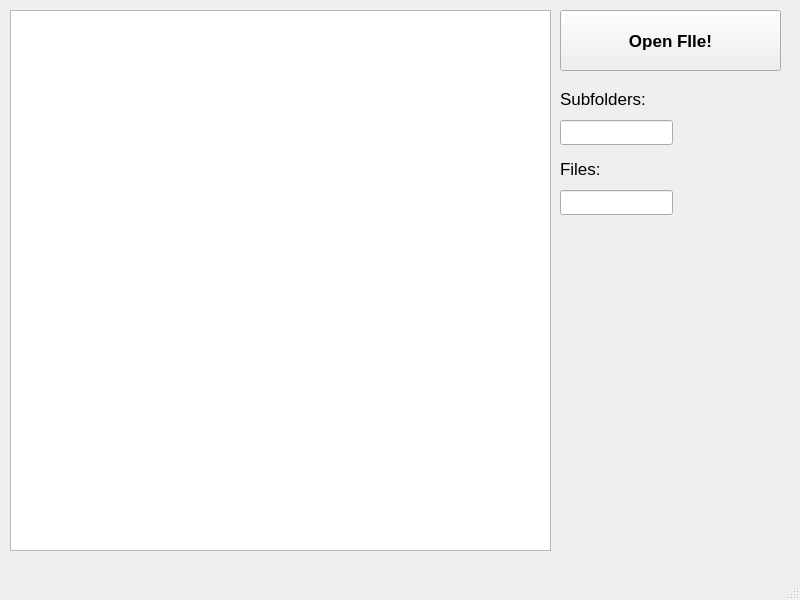
<?xml version="1.0" encoding="UTF-8"?>
<ui version="4.0">
 <class>MainWindow</class>
 <widget class="QMainWindow" name="MainWindow">
  <property name="geometry">
   <rect>
    <x>0</x>
    <y>0</y>
    <width>800</width>
    <height>600</height>
   </rect>
  </property>
  <property name="windowTitle">
   <string>MainWindow</string>
  </property>
  <widget class="QWidget" name="centralwidget">
   <widget class="QPushButton" name="openFileButton">
    <property name="geometry">
     <rect>
      <x>560</x>
      <y>10</y>
      <width>221</width>
      <height>61</height>
     </rect>
    </property>
    <property name="font">
     <font>
      <pointsize>13</pointsize>
      <bold>true</bold>
     </font>
    </property>
    <property name="text">
     <string>Open FIle!</string>
    </property>
   </widget>
   <widget class="QLabel" name="label">
    <property name="geometry">
     <rect>
      <x>560</x>
      <y>90</y>
      <width>91</width>
      <height>17</height>
     </rect>
    </property>
    <property name="font">
     <font>
      <pointsize>13</pointsize>
     </font>
    </property>
    <property name="text">
     <string>Subfolders:</string>
    </property>
   </widget>
   <widget class="QLabel" name="label_2">
    <property name="geometry">
     <rect>
      <x>560</x>
      <y>160</y>
      <width>51</width>
      <height>17</height>
     </rect>
    </property>
    <property name="font">
     <font>
      <pointsize>13</pointsize>
     </font>
    </property>
    <property name="text">
     <string>Files:</string>
    </property>
   </widget>
   <widget class="QLineEdit" name="subfoldersLineEdit">
    <property name="geometry">
     <rect>
      <x>560</x>
      <y>120</y>
      <width>113</width>
      <height>25</height>
     </rect>
    </property>
   </widget>
   <widget class="QLineEdit" name="filesLineEdit">
    <property name="geometry">
     <rect>
      <x>560</x>
      <y>190</y>
      <width>113</width>
      <height>25</height>
     </rect>
    </property>
   </widget>
   <widget class="QTextEdit" name="textEdit">
    <property name="geometry">
     <rect>
      <x>10</x>
      <y>10</y>
      <width>541</width>
      <height>541</height>
     </rect>
    </property>
   </widget>
  </widget>
  <widget class="QMenuBar" name="menubar">
   <property name="geometry">
    <rect>
     <x>0</x>
     <y>0</y>
     <width>800</width>
     <height>22</height>
    </rect>
   </property>
  </widget>
  <widget class="QStatusBar" name="statusbar"/>
 </widget>
 <resources/>
 <connections/>
</ui>
